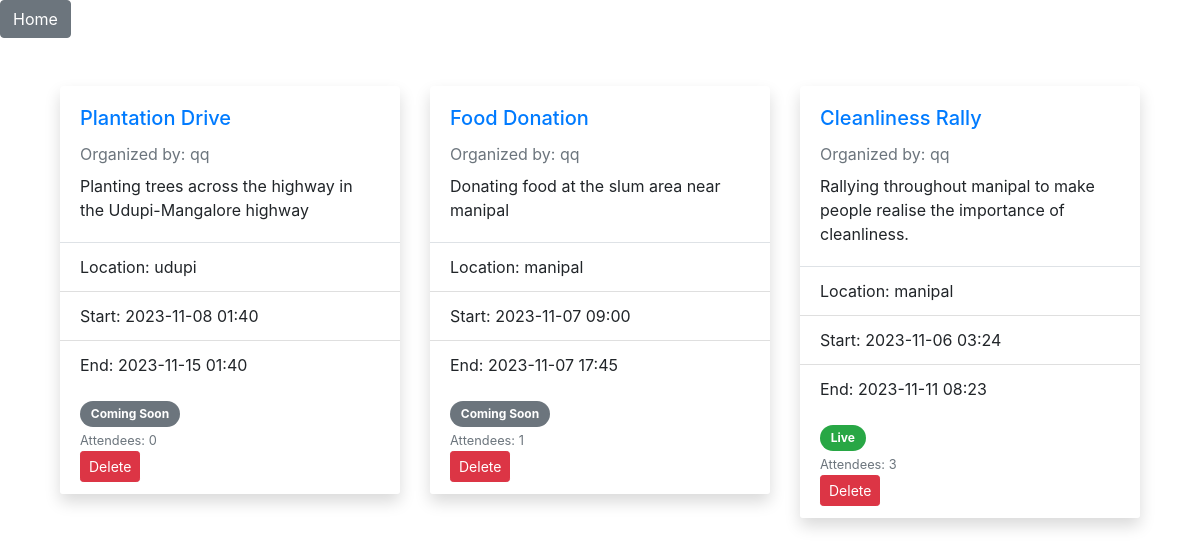
The page /events (signed in) on the database its author committed.
### app/models/events.py (models this page shows, shortened)
class Event(db.Model):
    __tablename__ = 'event'
    id = db.Column(db.Integer, primary_key=True)
    organizer_id = db.Column(db.Integer, db.ForeignKey('user.id'))
    organizer = db.relationship('User', backref='organized_events')
    title = db.Column(db.String(140), nullable=False)
    description = db.Column(db.Text, nullable=False)
    location = db.Column(db.String(140), nullable=False)
    start_time = db.Column(db.DateTime, default=datetime.utcnow)
    end_time = db.Column(db.DateTime)
    is_fundraiser = db.Column(db.Boolean, default=False, nullable=False)
    funds_raised = db.Column(db.Float, default=0.0, nullable=False)
    funds_goal = db.Column(db.Float, default=0.0, nullable=False)
    attendees = db.relationship('User', secondary=attendees, backref=db.backref('events_attending', lazy='dynamic'))

### app/models/users.py (models this page shows, shortened)
class User(UserMixin, db.Model):
    __tablename__ = 'user'  # Make sure this matches the FK reference
    id = db.Column(db.Integer, primary_key=True)
    username = db.Column(db.String(64), index=True, unique=True, nullable=False)
    email = db.Column(db.String(120), index=True, unique=True, nullable=False)
    password_hash = db.Column(db.String(128))
    is_admin = db.Column(db.Boolean, default=False)
    role = db.Column(db.String(120), nullable=False)
    def __repr__(self):
        return '<User {}>'.format(self.username)

### app/main/routes.py (the view)
@main.route('/events')
@login_required
def events():
    user_ip = request.headers.get('X-Forwarded-For', request.remote_addr)
    user_is_attendee = is_attendee(current_user)
    user_is_organization = is_organization(current_user)
    print(current_user, user_is_attendee, user_is_organization)
    default_city = 'manipal'
    if not user_is_organization and user_ip != "127.0.0.1":
        geo_data = get_geolocation_for_ip(user_ip)
        if geo_data and 'city' in geo_data:
            user_city = geo_data['city']
        else:
            flash('Could not determine your location. Defaulting to Manipal.', 'warning')
            user_city = default_city
    else:
        user_city = default_city
    if user_is_organization:
        events = Event.query.filter_by(organizer_id=current_user.id).all()
    else:
        events = Event.query.filter_by(location=user_city).all()
    for event in events:
        if event.start_time <= datetime.utcnow() <= event.end_time:
            event.status = 'Live'
        elif datetime.utcnow() < event.start_time:
            event.status = 'Coming Soon'
        else:
            event.status = 'Expired'
    csrf_token = generate_csrf()
    form = EventForm()
    return render_template('events_by_city.html', events=events, form=form, city=user_city, csrf_token=csrf_token, user_is_attendee=user_is_attendee)

### app/__init__.py (called while the page is built)
def create_app(config_class=Config):
    app = Flask(__name__)
    app.config.from_object(config_class)
    app.config['SECRET_KEY'] = '12345'
    csrf = CSRFProtect(app)
    db.init_app(app)
    login_manager.init_app(app)
    migrate.init_app(app, db)  # Now pass in the app object to migrate
    login_manager.login_view = 'auth.login'
    app.jinja_env.filters['dateformat'] = dateformat
    from .models.users import User  # Ensure this import is correct for your package structure
    @login_manager.user_loader
    def user_loader(user_id):
        return User.query.get(int(user_id))
    from app.main.routes import main as main_blueprint
    app.register_blueprint(main_blueprint)
    from app.auth.routes import auth as auth_blueprint
    app.register_blueprint(auth_blueprint, url_prefix='/auth')
    return app

### app/main/routes.py (called while the page is built)
def is_organization(user):
    return user.role == 'organization'

def is_attendee(user):
    return user.role == 'attendee'

### app/templates/events_by_city.html (shortened to what this page needs)
{% extends "layout.html" %}
{% block content %}
<div class="container mt-5">
    <div class="row">
        {% for event in events %}
            <div class="col-md-6 col-lg-4 mb-4">
                <div class="card events-card border-0 shadow">
                    <div class="card-body">
                        <h5 class="card-title text-primary">{{ event.title }}</h5>
                        <p class="text-muted mb-2">Organized by: {{ event.organizer.username }}</p>
                        <p class="card-text">{{ event.description }}</p>
                    </div>
                    <ul class="list-group list-group-flush border-top">
                        <li class="list-group-item">Location: {{ event.location }}</li>
                        <li class="list-group-item">Start: {{ event.start_time.strftime('%Y-%m-%d %H:%M') }}</li>
                        <li class="list-group-item">End: {{ event.end_time.strftime('%Y-%m-%d %H:%M') }}</li>
                    </ul>
                    <div class="card-footer bg-white">
                        <div class="d-flex justify-content-between align-items-center">
                            <span class="badge badge-pill {{ 'badge-success' if event.status == 'Live' else 'badge-secondary' if event.status == 'Coming Soon' else 'badge-danger' }}">{{ event.status }}</span>
                        </div>
                        <small class="text-muted">Attendees: {{ event.attendees|length }}</small>
                        {% if current_user.is_authenticated and not user_is_attendee %}
                            <form action="{{ url_for('main.delete_event', event_id=event.id) }}" method="post">
                                <button type="submit" class="btn btn-danger btn-sm">Delete</button>
                            </form>
                        {% endif %}
                    </div>
                </div>
            </div>
        {% else %}
            <div class="col-12">
                <p class="text-center mt-5">No events available in {{ city }}</p>
            </div>
        {% endfor %}
    </div>
</div>
{% endblock %}

### app/static/css/events.css (style rules this page uses)
.events-card { transition: box-shadow 0.2s ease-in-out; }
.card-title { font-size: 1.25rem; }
.card-footer { background: #fff; }
.badge-pill { padding: 0.6em 0.9em; }
.badge-success { background-color: #28a745; }
.badge-secondary { background-color: #6c757d; }

### rows shown on the page
Event: title "Plantation Drive", organizer.username "qq", description "Planting trees across the highway in the Udupi-Mangalore highway", location "udupi", start_time "2023-11-08 01:40", end_time "2023-11-15 01:40", status "Coming Soon", attendees|length "0"
Event: title "Food Donation", organizer.username "qq", description "Donating food at the slum area near manipal", location "manipal", start_time "2023-11-07 09:00", end_time "2023-11-07 17:45", status "Coming Soon", attendees|length "1"
Event: title "Cleanliness Rally", organizer.username "qq", description "Rallying throughout manipal to make people realise the importance of cleanliness.", location "manipal", start_time "2023-11-06 03:24", end_time "2023-11-11 08:23", status "Live", attendees|length "3"
